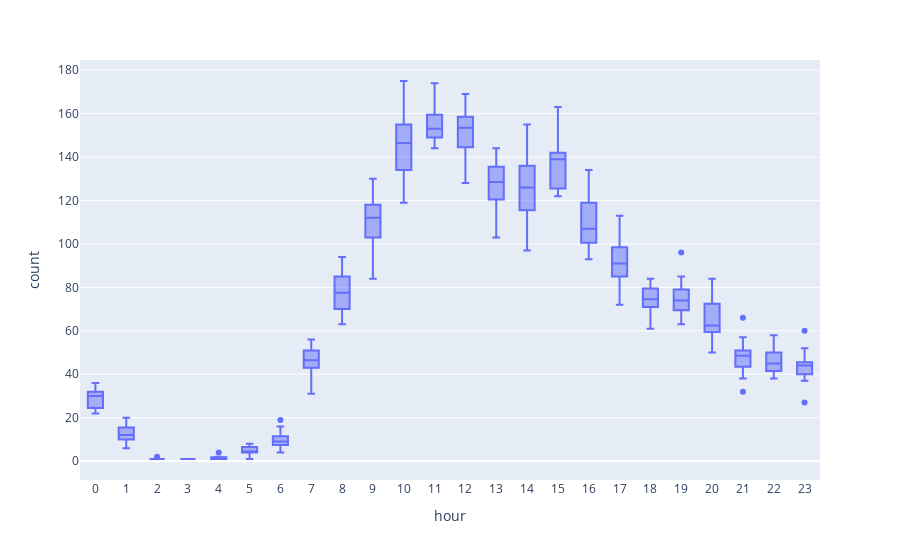

Here is the notebook cell this chart was saved with:
### Code cell
px.box(hourly_calls_per_run, x="hour", y="count").update_xaxes(dtick=1)

### Figure 1 — Plotly figure (JSON) as saved in the notebook; plotly's stock layout.template omitted (floating-point values rounded to 4 significant figures; data arrays with more than 128 entries replaced by an {"elided": "..."} marker saying what was removed)
{"data": [{"alignmentgroup": "True", "hovertemplate": "hour=%{x}<br>count=%{y}<extra></extra>", "legendgroup": "", "marker": {"color": "#636efa"}, "name": "", "notched": false, "offsetgroup": "", "orientation": "v", "showlegend": false, "type": "box", "x": {"elided": "443 int values"}, "x0": " ", "xaxis": "x", "y": {"elided": "443 int values"}, "y0": " ", "yaxis": "y"}], "layout": {"boxmode": "group", "legend": {"tracegroupgap": 0}, "margin": {"t": 60}, "xaxis": {"anchor": "y", "domain": [0, 1], "dtick": 1, "title": {"text": "hour"}}, "yaxis": {"anchor": "x", "domain": [0, 1], "title": {"text": "count"}}}}
